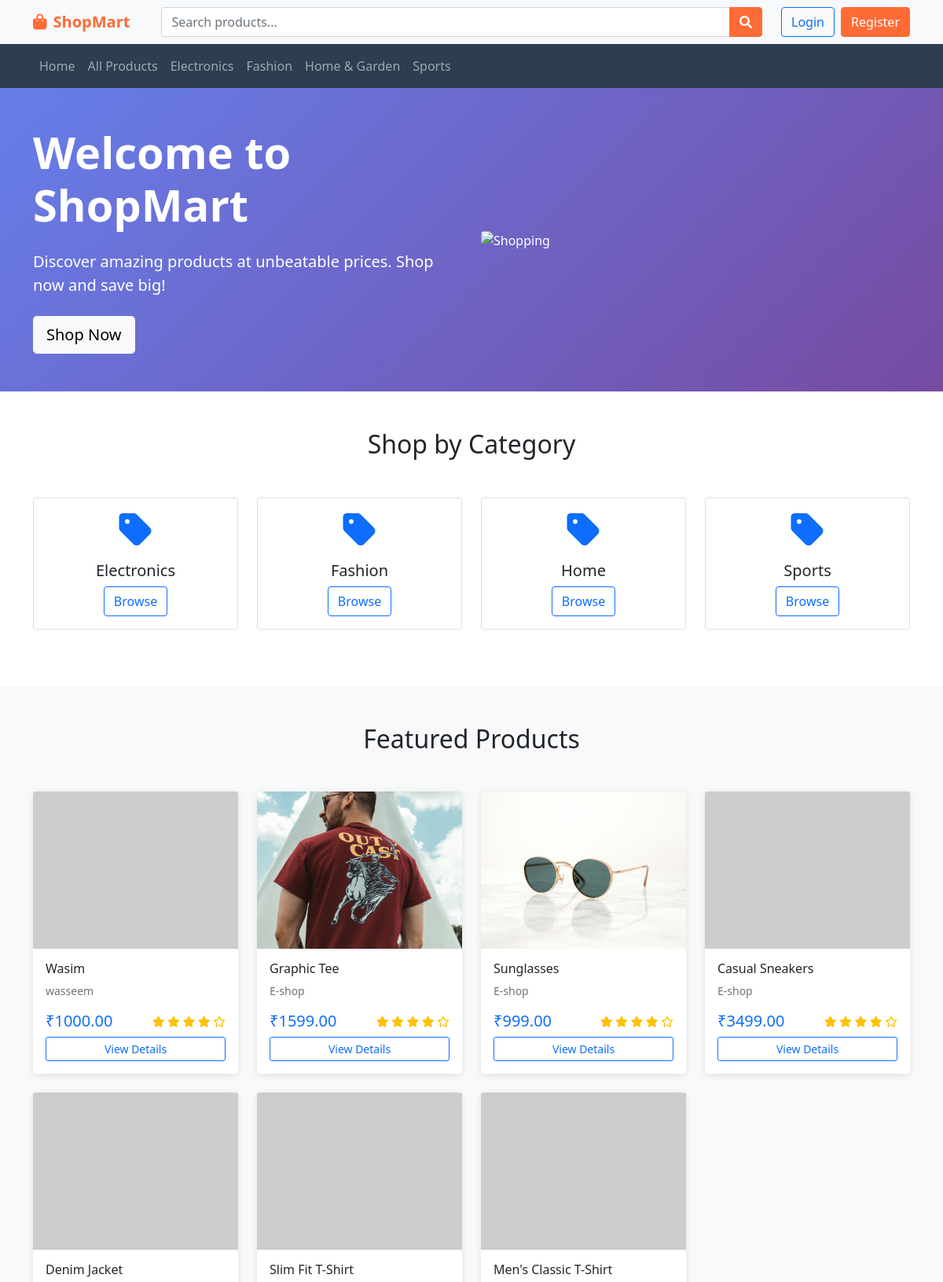
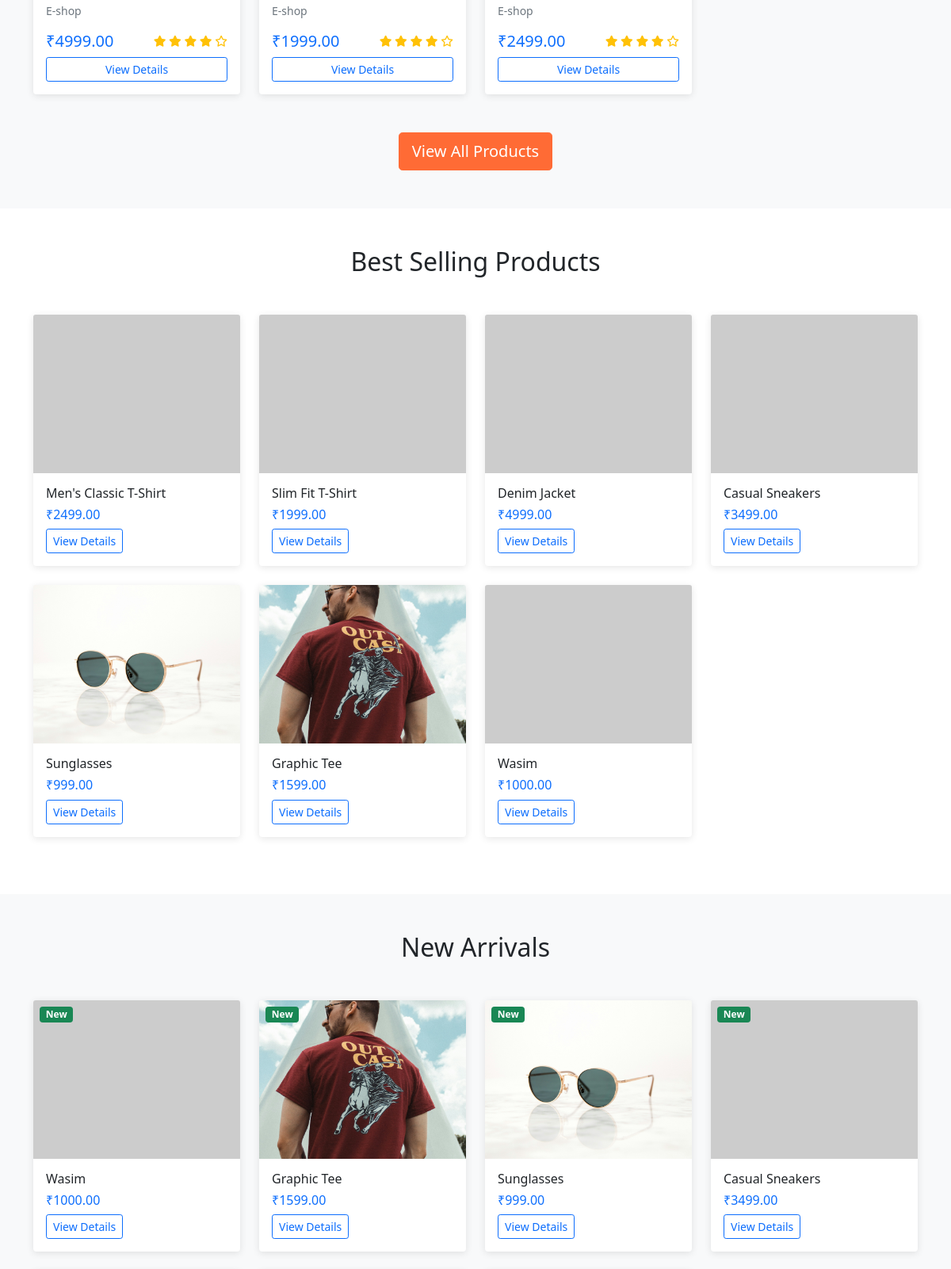
The page / (upper part) on the database its author committed (2 pictures, top to bottom).
### myapp/models.py (models this page shows, shortened)
class Category(models.Model):
    name = models.CharField(max_length=100, unique=True)
    slug = models.SlugField(unique=True, blank=True)
    parent = models.ForeignKey('self', on_delete=models.CASCADE, null=True, blank=True)
    image = models.ImageField(upload_to='categories/', null=True, blank=True)
    icon = models.CharField(max_length=50, blank=True)  # For font-awesome icons
    is_active = models.BooleanField(default=True)
    sort_order = models.PositiveIntegerField(default=0)
    created_at = models.DateTimeField(auto_now_add=True)
    class Meta:
        verbose_name_plural = "Categories"
        ordering = ['sort_order', 'name']

class Product(models.Model):
    PRODUCT_STATUS = (
        ('draft', 'Draft'),
        ('active', 'Active'),
        ('inactive', 'Inactive'),
        ('out_of_stock', 'Out of Stock'),
    )
    vendor = models.ForeignKey(Vendor, on_delete=models.CASCADE, related_name='products')
    category = models.ForeignKey(Category, on_delete=models.CASCADE)
    brand = models.ForeignKey(Brand, on_delete=models.SET_NULL, null=True, blank=True)
    name = models.CharField(max_length=255)
    slug = models.SlugField(unique=True, blank=True)
    sku = models.CharField(max_length=50, unique=True)
    description = models.TextField()
    short_description = models.CharField(max_length=500, blank=True)
    price = models.DecimalField(max_digits=10, decimal_places=2)
    compare_price = models.DecimalField(max_digits=10, decimal_places=2, null=True, blank=True)
    cost_price = models.DecimalField(max_digits=10, decimal_places=2, null=True, blank=True)
    stock_quantity = models.PositiveIntegerField(default=0)
    low_stock_threshold = models.PositiveIntegerField(default=5)
    track_inventory = models.BooleanField(default=True)
    weight = models.DecimalField(max_digits=8, decimal_places=3, null=True, blank=True)
    dimensions = models.CharField(max_length=50, blank=True)  # L x W x H
    status = models.CharField(max_length=20, choices=PRODUCT_STATUS, default='draft')
    is_featured = models.BooleanField(default=False)
    is_digital = models.BooleanField(default=False)
    meta_title = models.CharField(max_length=255, blank=True)
    meta_description = models.CharField(max_length=500, blank=True)
    rating = models.DecimalField(max_digits=3, decimal_places=2, default=0.00)
    review_count = models.PositiveIntegerField(default=0)
    created_at = models.DateTimeField(auto_now_add=True)
    updated_at = models.DateTimeField(auto_now=True)
    class Meta:
        ordering = ['-created_at']
        indexes = [
            models.Index(fields=['status', 'is_featured']),
            models.Index(fields=['category', 'status']),
            models.Index(fields=['vendor', 'status']),
        ]

class Vendor(models.Model):
    user = models.OneToOneField(User, on_delete=models.CASCADE)
    business_name = models.CharField(max_length=200)
    business_license = models.CharField(max_length=100, unique=True)
    business_email = models.EmailField()
    business_phone = models.CharField(max_length=15)
    business_address = models.TextField()
    logo = models.ImageField(upload_to='vendor_logos/', null=True, blank=True)
    description = models.TextField(blank=True)
    is_approved = models.BooleanField(default=False)
    is_active = models.BooleanField(default=True)
    commission_rate = models.DecimalField(max_digits=5, decimal_places=2, default=10.00)
    rating = models.DecimalField(max_digits=3, decimal_places=2, default=0.00)
    total_sales = models.DecimalField(max_digits=12, decimal_places=2, default=0.00)
    created_at = models.DateTimeField(auto_now_add=True)

class ProductImage(models.Model):
    product = models.ForeignKey(Product, on_delete=models.CASCADE, related_name='images')
    image = models.ImageField(upload_to='products/')
    alt_text = models.CharField(max_length=255, blank=True)
    is_primary = models.BooleanField(default=False)
    sort_order = models.PositiveIntegerField(default=0)
    class Meta:
        ordering = ['sort_order']

### myapp/views.py (the view)
# urls.py: path('', views.home, name='home'),
def home(request):
    featured_products = Product.objects.filter(
        status='active',
        is_featured=True
    ).select_related('vendor', 'category')[:12]
    categories = Category.objects.filter(
        is_active=True,
        parent=None
    ).order_by('sort_order')[:8]
    best_selling = Product.objects.filter(
        status='active'
    ).annotate(
        total_sold=Count('orderitem')
    ).order_by('-total_sold')[:8]
    new_arrivals = Product.objects.filter(
        status='active'
    ).order_by('-created_at')[:8]
    context = {
        'featured_products': featured_products,
        'categories': categories,
        'best_selling': best_selling,
        'new_arrivals': new_arrivals,
    }
    return render(request, 'store/home.html', context)

### myapp/templatetags/image_filters.py (called while the page is built)
@register.filter
def get_main_image(images):
    return images.filter(is_primary=True).first()

### myapp/templates/store/home.html (shortened to what this page needs)
{% extends 'base.html' %}
{% load image_filters %}
{% block content %}
<section class="hero py-5" style="background: linear-gradient(135deg, #667eea 0%, #764ba2 100%); color: white;">
    <div class="container">
        <div class="row align-items-center">
            <div class="col-lg-6">
                <h1 class="display-4 fw-bold mb-4">Welcome to ShopMart</h1>
                <p class="lead mb-4">Discover amazing products at unbeatable prices. Shop now and save big!</p>
                <a href="{% url 'product_list' %}" class="btn btn-light btn-lg">Shop Now</a>
            </div>
            <div class="col-lg-6">
                <img src="https://th.bing.com/th/id/OIP.Z6E8LoURnxbr8y2MaqRUagHaE7?rs=1&pid=ImgDetMain" class="img-fluid rounded" alt="Shopping">
            </div>
        </div>
    </div>
</section>
<section class="categories py-5">
    <div class="container">
        <h2 class="text-center mb-5">Shop by Category</h2>
        <div class="row">
            {% for category in categories %}
                <div class="col-md-3 col-sm-6 mb-4">
                    <div class="card h-100 text-center category-card">
                        <div class="card-body">
                            <i class="fas fa-{{ category.icon|default:'tag' }} fa-3x text-primary mb-3"></i>
                            <h5 class="card-title">{{ category.name }}</h5>
                            <a href="{% url 'product_list' %}?category={{ category.slug }}"
                               class="btn btn-outline-primary">Browse</a>
                        </div>
                    </div>
                </div>
            {% endfor %}
        </div>
    </div>
</section>
<section class="featured-products py-5 bg-light">
    <div class="container">
        <h2 class="text-center mb-5">Featured Products</h2>
        <div class="row">
            {% for product in featured_products %}
                <div class="col-lg-3 col-md-4 col-sm-6 mb-4">
                    <div class="card product-card h-100">
                        <div class="position-relative">
                            {% with product.images.all|get_main_image as main_image %}
                                <img src="{{ main_image.image.url|default:'https://via.placeholder.com/300x200' }}"
                                     class="card-img-top" alt="{{ product.name }}" style="height: 200px; object-fit: cover;">
                            {% endwith %}
                        </div>
                        <div class="card-body d-flex flex-column">
                            <h6 class="card-title">{{ product.name|truncatechars:50 }}</h6>
                            <p class="text-muted small">{{ product.vendor.business_name }}</p>
                            <div class="mt-auto">
                                <div class="d-flex justify-content-between align-items-center mb-2">
                                    <span class="h5 text-primary mb-0">₹{{ product.price }}</span>
                                    {% if product.rating %}
                                        <small class="text-warning">
                                            {% for i in "12345" %}
                                                {% if forloop.counter <= product.rating %}
                                                    <i class="fas fa-star"></i>
                                                {% else %}
                                                    <i class="far fa-star"></i>
                                                {% endif %}
                                            {% endfor %}
                                        </small>
                                    {% endif %}
                                </div>
                                <div class="d-grid gap-2">
                                    <a href="{% url 'product_detail' product.slug %}" class="btn btn-outline-primary btn-sm">View Details</a>
                                </div>
                            </div>
                        </div>
                    </div>
                </div>
            {% endfor %}
        </div>
        <div class="text-center mt-4">
            <a href="{% url 'product_list' %}" class="btn btn-primary btn-lg">View All Products</a>
        </div>
    </div>
</section>
<section class="best-selling py-5">
    <div class="container">
        <h2 class="text-center mb-5">Best Selling Products</h2>
        <div class="row">
            {% for product in best_selling %}
                <div class="col-lg-3 col-md-4 col-sm-6 mb-4">
                    <div class="card product-card h-100">
                        {% with product.images.all|get_main_image as main_image %}
                            <img src="{{ main_image.image.url|default:'https://via.placeholder.com/300x200' }}"
                                 class="card-img-top" alt="{{ product.name }}" style="height: 200px; object-fit: cover;">
                        {% endwith %}
                        <div class="card-body">
                            <h6 class="card-title">{{ product.name|truncatechars:50 }}</h6>
                            <p class="text-primary h6">₹{{ product.price }}</p>
                            <a href="{% url 'product_detail' product.slug %}" class="btn btn-outline-primary btn-sm">View Details</a>
                        </div>
                    </div>
                </div>
            {% endfor %}
        </div>
    </div>
</section>
<section class="new-arrivals py-5 bg-light">
    <div class="container">
        <h2 class="text-center mb-5">New Arrivals</h2>
        <div class="row">
            {% for product in new_arrivals %}
                <div class="col-lg-3 col-md-4 col-sm-6 mb-4">
                    <div class="card product-card h-100">
                        <div class="position-relative">
                            {% with product.images.all|get_main_image as main_image %}
                                <img src="{{ main_image.image.url|default:'https://via.placeholder.com/300x200' }}"
                                     class="card-img-top" alt="{{ product.name }}" style="height: 200px; object-fit: cover;">
                            {% endwith %}
                            <span class="badge bg-success position-absolute top-0 start-0 m-2">New</span>
                        </div>
                        <div class="card-body">
                            <h6 class="card-title">{{ product.name|truncatechars:50 }}</h6>
                            <p class="text-primary h6">₹{{ product.price }}</p>
                            <a href="{% url 'product_detail' product.slug %}" class="btn btn-outline-primary btn-sm">View Details</a>
                        </div>
                    </div>
                </div>
            {% endfor %}
        </div>
    </div>
</section>
{% endblock %}

### myapp/templates/base.html (style rules this page uses)
:root { --primary-color: #ff6b35; --secondary-color: #f7931e; --dark-color: #2c3e50; --light-color: #ecf0f1; }
.btn-primary { background-color: var(--primary-color); border-color: var(--primary-color); }
.product-card { transition: transform 0.3s ease; border: none; box-shadow: 0 2px 10px rgba(0,0,0,0.1); }

### rows shown on the page
Category: name "Electronics"
Category: name "Fashion"
Category: name "Home"
Category: name "Sports"
Product: name "Wasim", vendor.business_name "wasseem", price "1000.00"
Product: image (picture), name "Graphic Tee", vendor.business_name "E-shop", price "1599.00"
Product: image (picture), name "Sunglasses", vendor.business_name "E-shop", price "999.00"
Product: name "Casual Sneakers", vendor.business_name "E-shop", price "3499.00"
Product: name "Denim Jacket", vendor.business_name "E-shop", price "4999.00"
Product: name "Slim Fit T-Shirt", vendor.business_name "E-shop", price "1999.00"
Product: name "Men's Classic T-Shirt", vendor.business_name "E-shop", price "2499.00"
